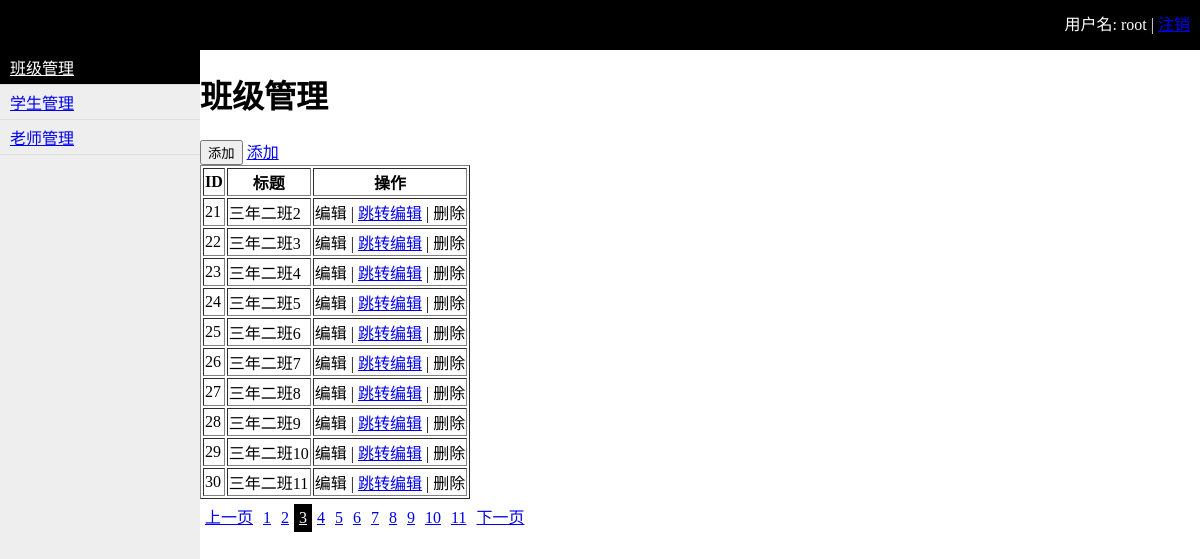
The app's page /classes.html?p=3 (signed in) with its own data.
### app/models.py (models this page shows)
class Classes(models.Model):
  caption = models.CharField(max_length=32)

### app/views.py (the view)
    def inner(request, *args, **kwargs):
        is_login = request.session.get('is_login')
        if is_login:
            return func(request, *args, **kwargs)
        else:
            return redirect('/login.html')

### app/views.py (called while the page is built, shortened)
def auth(func):
    def inner(request, *args, **kwargs):
        is_login = request.session.get('is_login')
        if is_login:
            return func(request, *args, **kwargs)
        else:
            return redirect('/login.html')
    return inner

@auth
def handle_classes(request):
  if request.method == 'GET':
    current_user = request.session.get('username')
    current_page = request.GET.get('p', 1)
    current_page = int(current_page)
    total_count = models.Classes.objects.all().count()
    from utils.page import PagerHelper
    obj = PagerHelper(total_count, current_page, '/classes.html', 10)
    pager = obj.pager_str()
    cls_list = models.Classes.objects.all()[obj.db_start:obj.db_end]
    return render(request, 'classes.html', {'username': current_user,'cls_list': cls_list, 'str_pager': pager})

### utils/page.py (called while the page is built)
  @property
  def db_start(self): # 起始页
    return (self.current_page - 1) * self.per_page

  @property
  def db_end(self): # 结束页
    return self.current_page * self.per_page

  def total_page(self):
    v, a = divmod(self.total_count, self.per_page)
    if a != 0:
      v += 1
    return v

### templates/classes.html (shortened to what this page needs)
{% extends "layout.html" %}
{% block content %}
  <h1>班级管理</h1>
  <div>
    <input type="button" id="id_add" value="添加" />
    <a href="/add_classes.html">添加</a>
  </div>
  <table border="1">
    <thead>
      <tr>
        <th>ID</th>
        <th>标题</th>
        <th>操作</th>
      </tr>
    </thead>
    <tbody>
      {% for item in cls_list %}
        <tr>
          <td _value="id">{{ item.id }}</td>
          <td _value="caption">{{ item.caption }}</td>
          <td>
            <a class="td-edit">编辑</a> | <a target="_blank" href="/edit_classes.html?nid={{ item.id }}">跳转编辑</a> | <a class="td-delete">删除</a>
          </td>
        </tr>
      {% endfor %}
    </tbody>
  </table>
  <div class="pagination">
    {{ str_pager|safe }}
  </div>
{% endblock %}

### records on screen
Classes: id "21", caption "三年二班2"
Classes: id "22", caption "三年二班3"
Classes: id "23", caption "三年二班4"
Classes: id "24", caption "三年二班5"
Classes: id "25", caption "三年二班6"
Classes: id "26", caption "三年二班7"
Classes: id "27", caption "三年二班8"
Classes: id "28", caption "三年二班9"
Classes: id "29", caption "三年二班10"
Classes: id "30", caption "三年二班11"

### other values on screen
{{ username }} "root"
{{ str_pager|safe }} "上一页 1 2 3 4 5 6 7 8 9 10 11 下一页"
